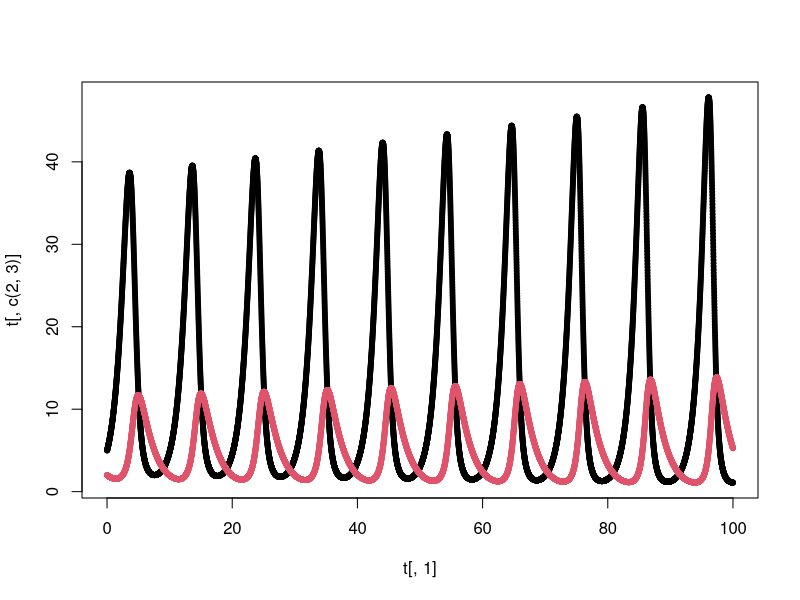
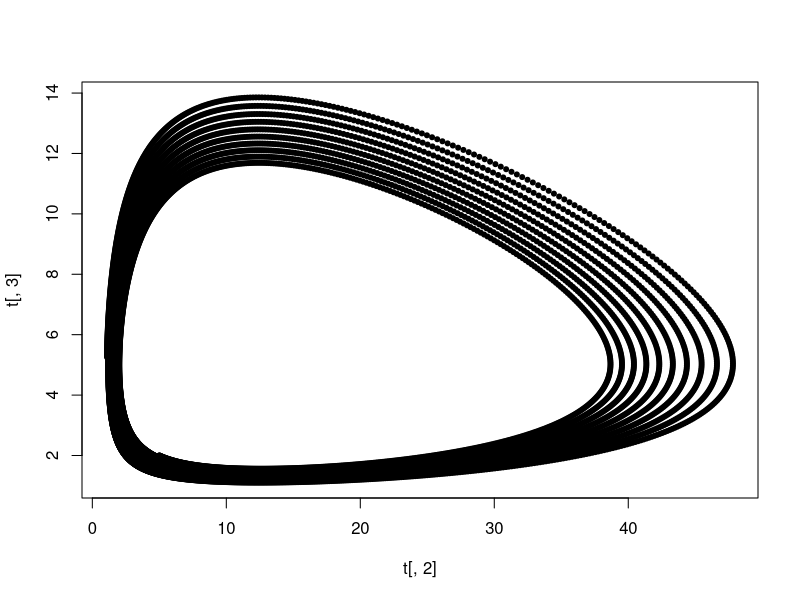

These charts were generated, in order, by the following R code: (Note: this script raises an error after producing the figures.)
# https://research.fhcrc.org/content/dam/stripe/shou/files/2014%20Modeling%20Community%20Population%20Dynamics%20with%20the%20Open-Source%20Language%20R.pdf
#
# Function for simple LV models
# x_start = starting density of prey
# y_start = starting density of predators
# x = density of prey
# y = density of predators
# x_new = reestimation of x for each iteration
# y_new = reestimation of y for each iteration
# A = birth rate of prey
# B = rate of consumption of prey by predator
# C = birth rate of predators
# D = death rate of predators in the absence of prey
# iterations = number of iterations to estimate (i.e. time)
# time_step = time step (dt) needed for Euler's approximation
Lotka_Volterra<-function(x_start=5,y_start=2,A=1,B=0.2,C=0.04,D=0.5,iterations=10000,time_step=0.01){
  x<-x_start
  y<-y_start
  dt<-time_step
  graph_frame<-c(0,x,y)
  for( i in 1:iterations)
  {
    dx<-(A*x-B*x*y)*dt
    dy<-(C*y*x-D*y)*dt
    
    x_new<-x+dx
    y_new<-y+dy
    
    new_data<-c(i*dt,x,y)
    
    graph_frame<-rbind(graph_frame,new_data)
    
    x<-x_new
    y<-y_new
  }
  return(graph_frame)
}
t<-as.data.frame(Lotka_Volterra())

matplot(x=t[,1],y=t[,c(2,3)],pch=20)

matplot(x=t[,2], y=t[,3], pch = 20)

ggplot(t, aes(V2, V3)) + geom_point()
